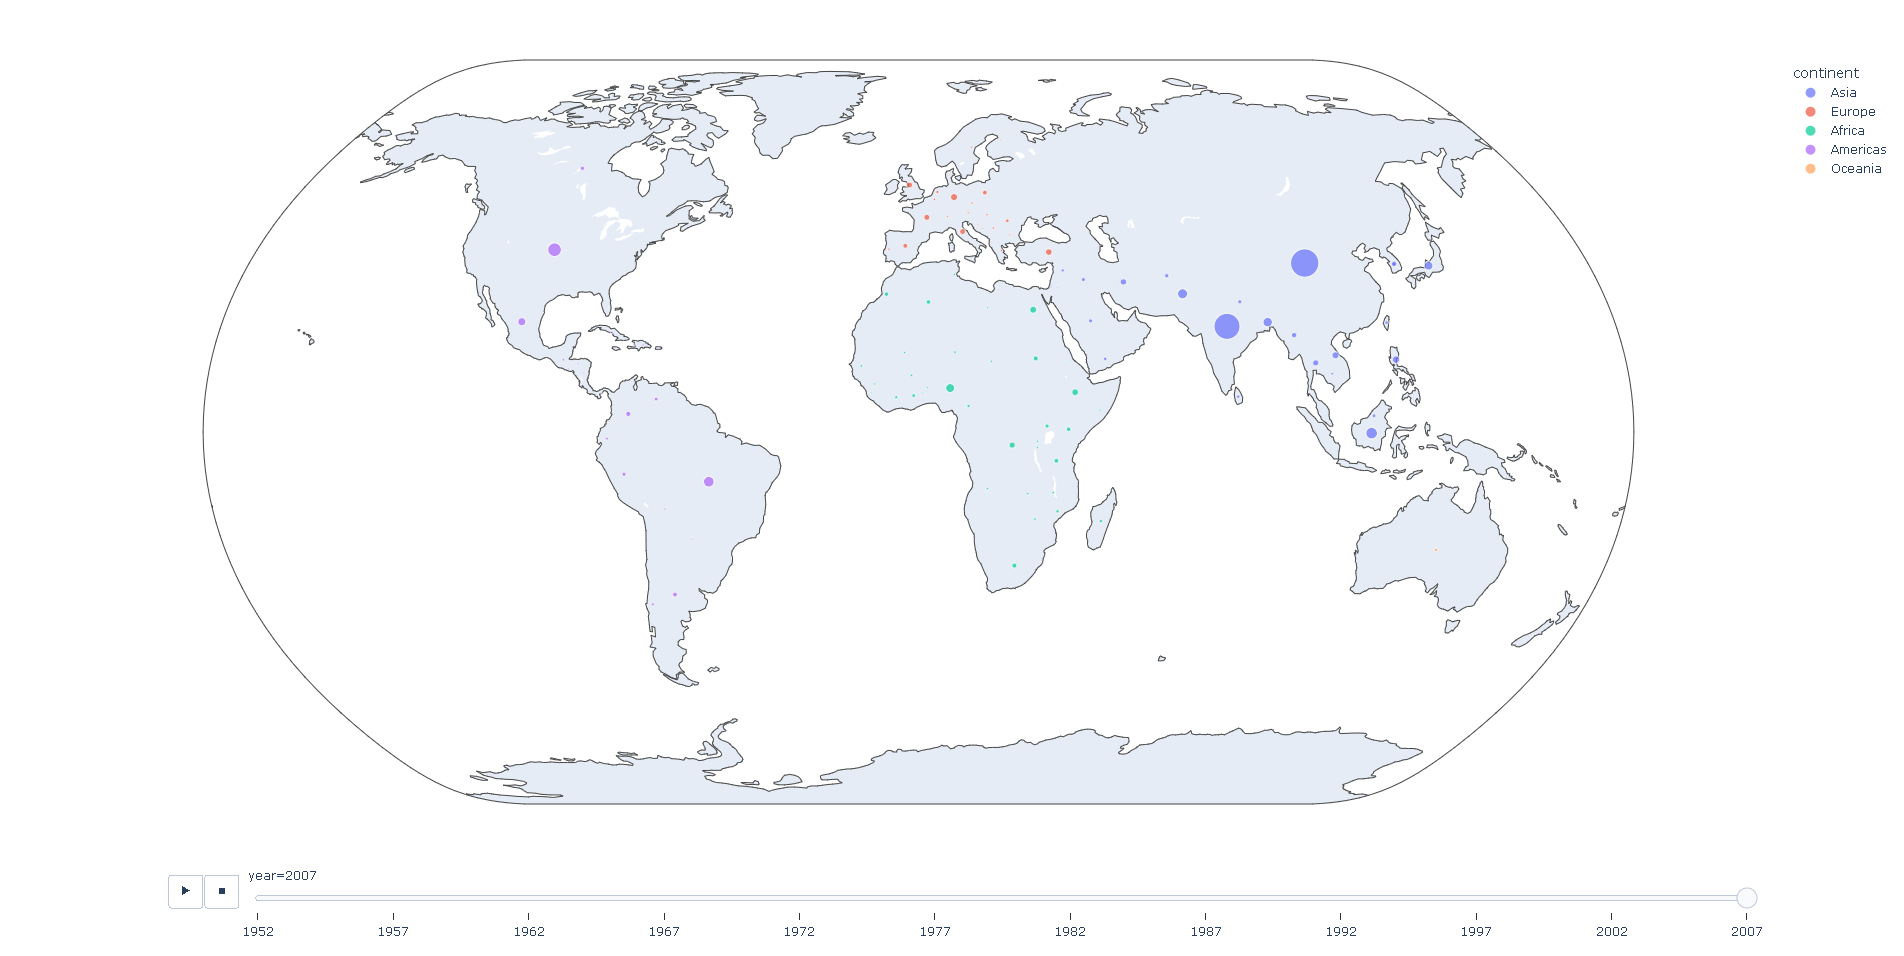

Write the Python code that produced this figure.
# Mapa de bolhas com Plotly Express ANIMADO

import plotly.express as px # chama o módulo como px para a biblioteca 

df = px.data.gapminder() # Cria o dataframe com dados do arquivo gapminder (padrão do Plotly)

fig = px.scatter_geo(df, locations="iso_alpha", color="continent", # A cor é diferenciada pela coluna "continent" 
                     hover_name="country", size="pop", # Tamanho do marcador, "pop" é uma das colunas do arquivo gapminder
                     animation_frame="year", # A animação é dada por esse comando, que faz frame a frame com base na coluna "year"                     
                     projection="natural earth") # A projeção é dada pela coluna "natural earth"
fig.show() # Plota o gráfico
